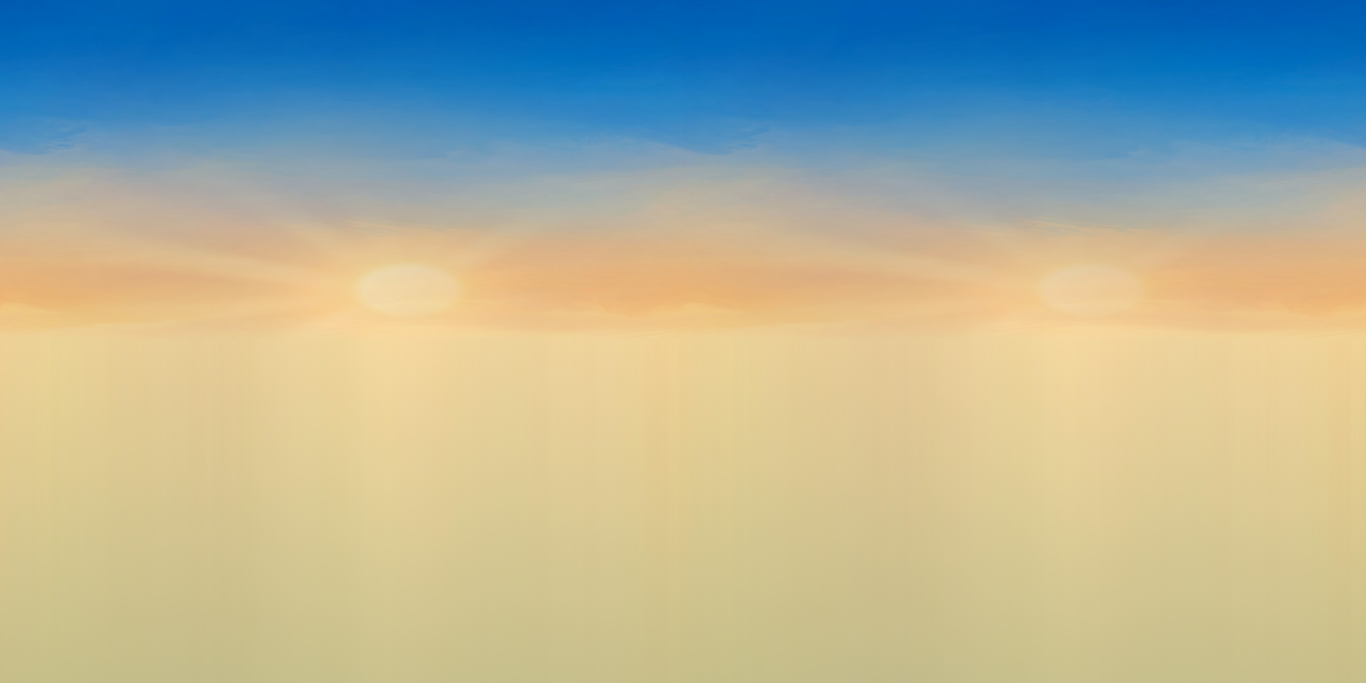
#> input picture art-src/ui_raw/sky_warm.jpg, 4096 x 2048 px (shown at 1/3 size)
$ python make_sky.py ui_raw/sky_warm.jpg 1.0
#> lines starting #> are read from the running program, lines starting #| are printed output that depends on the picture
"""Create Art clear-sky painting -> seamless 2:1 equirect panorama (assets/env/sky.jpg). The left/right wrap is cross-faded.
usage: PYTHONSAFEPATH=1 python3 art-src/make_sky.py <sky.jpg> [sun_roll_fraction]"""
import sys
import numpy as np
from PIL import Image, ImageFilter, ImageEnhance

src = Image.open(sys.argv[1]).convert('RGB')
#> src is the input picture: PIL image 4096x2048 RGB; mean R, G, B 171.9, 177, 156.8
roll = float(sys.argv[2]) if len(sys.argv) > 2 else 0.0
w, h = src.size
#> w = 4096; h = 2048
src = src.crop((0, 0, int(w * 0.945), h))  # the generated image carries a seam strip on its right edge
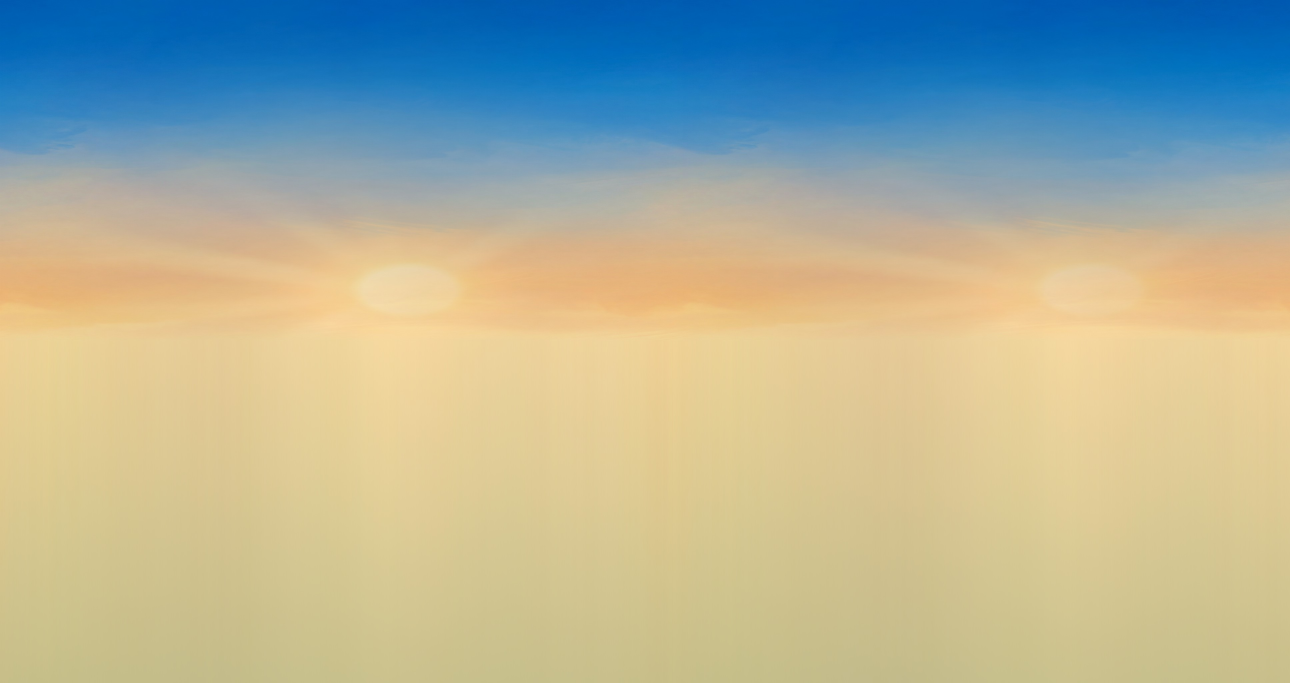
#> src: PIL image 3870x2048 RGB (shown at 1/3 size); mean R, G, B 171.9, 177, 156.9
W, H = 4096, 2048
horizon = int(src.height * 0.86)
#> horizon = 1761
top = src.crop((0, 0, src.width, horizon)).resize((W, H // 2), Image.LANCZOS)
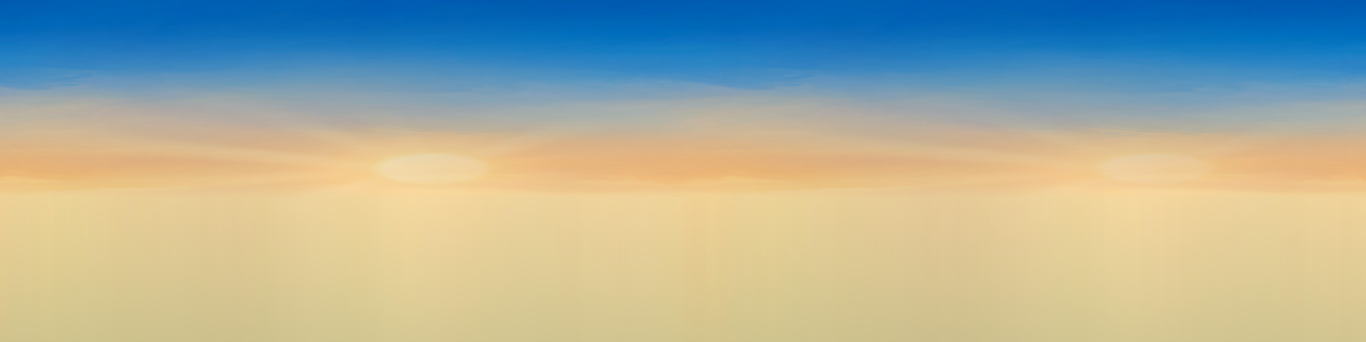
#> top: PIL image 4096x1024 RGB (shown at 1/3 size); mean R, G, B 166.8, 174.5, 159.5
a = np.asarray(top).astype(np.float32)
# seamless in x: blend the image with a half-turn rolled copy, weighted so both edges come from the rolled one
t = np.abs(np.linspace(-1, 1, W))
wgt = (1 - t) ** 1.2
m = np.minimum.outer(np.ones(H // 2), wgt)[..., None]
b = np.roll(a, W // 2, axis=1)
a = a * m + b * (1 - m)
a = np.roll(a, int(roll * W), axis=1)
last = a[-6:].mean(axis=0)
g = np.linspace(0, 1, H // 2)[:, None, None]
ground = last[None] * (1 - g * 0.5) + np.array([160, 170, 130], np.float32)[None, None] * (g * 0.5)
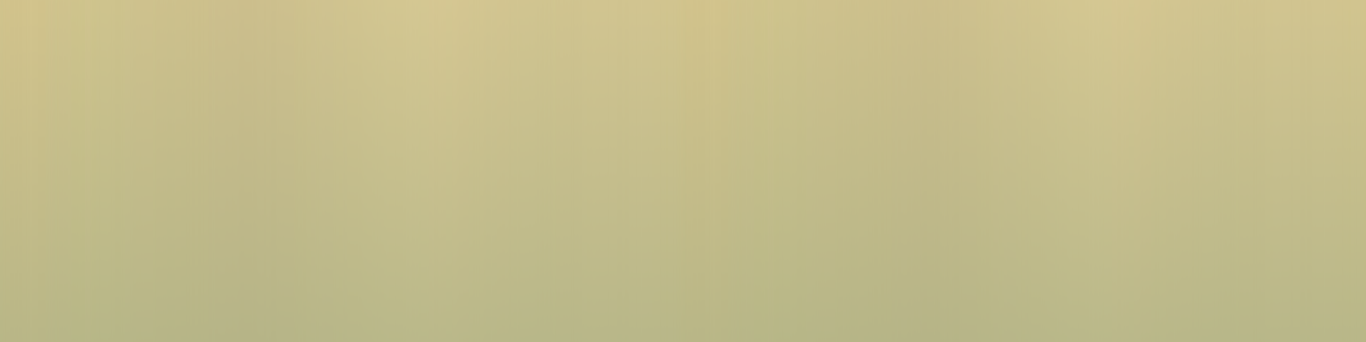
#> ground: shape (1024, 4096, 3) float64 (shown at 1/3 size); mean of channels 0, 1, 2 196.5, 189.2, 139.9; drawn as R, G, B
out = np.concatenate([a, ground], axis=0)
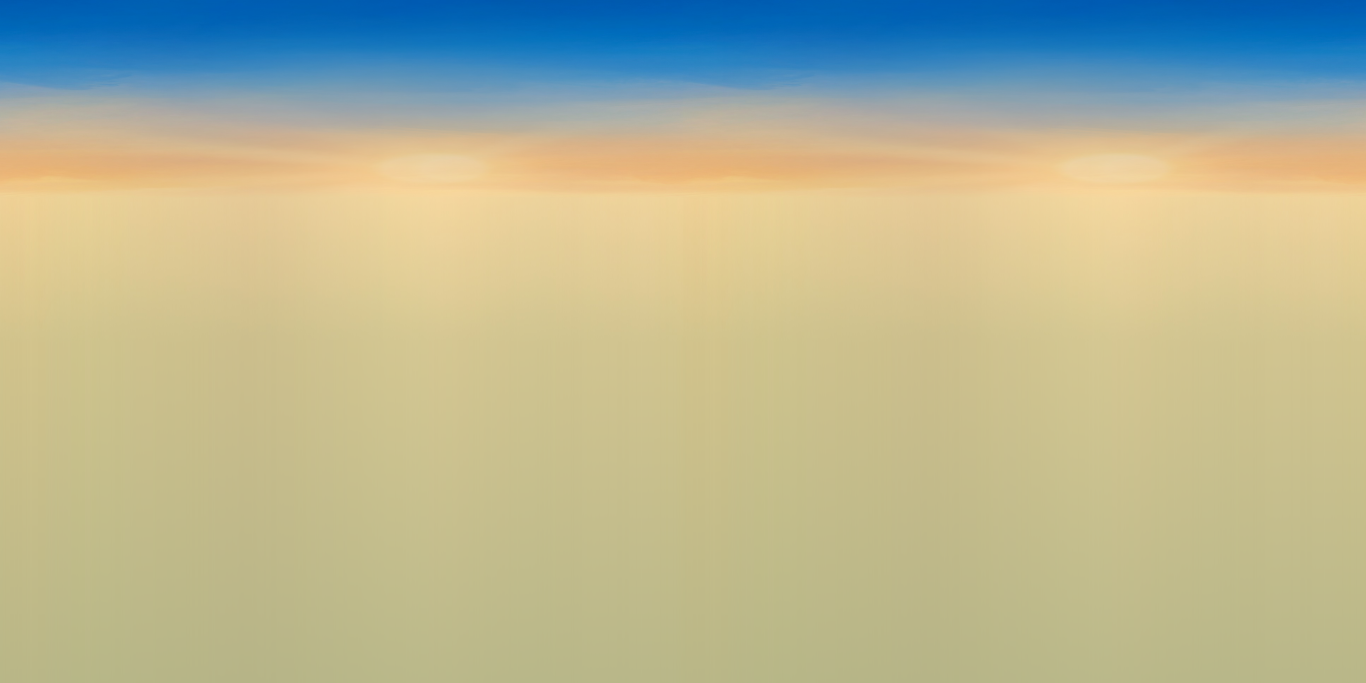
#> out: shape (2048, 4096, 3) float64 (shown at 1/3 size); mean R, G, B 181.7, 181.8, 149.7
img = Image.fromarray(np.clip(out, 0, 255).astype(np.uint8)).filter(ImageFilter.GaussianBlur(0.8))
img = ImageEnhance.Color(img).enhance(1.12)
img.save('assets/env/sky.jpg', quality=90)
print(img.size)
#| (4096, 2048)
